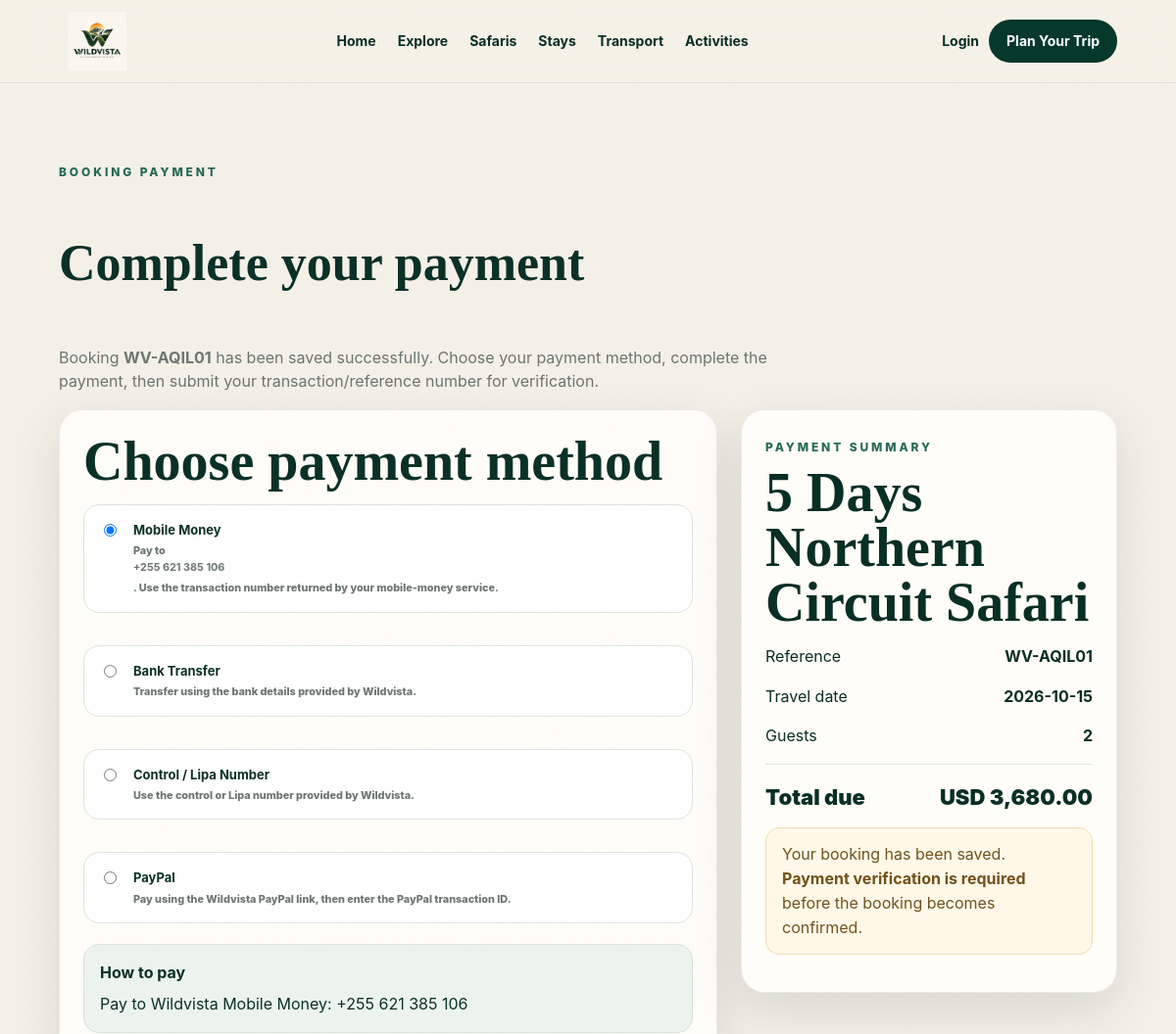
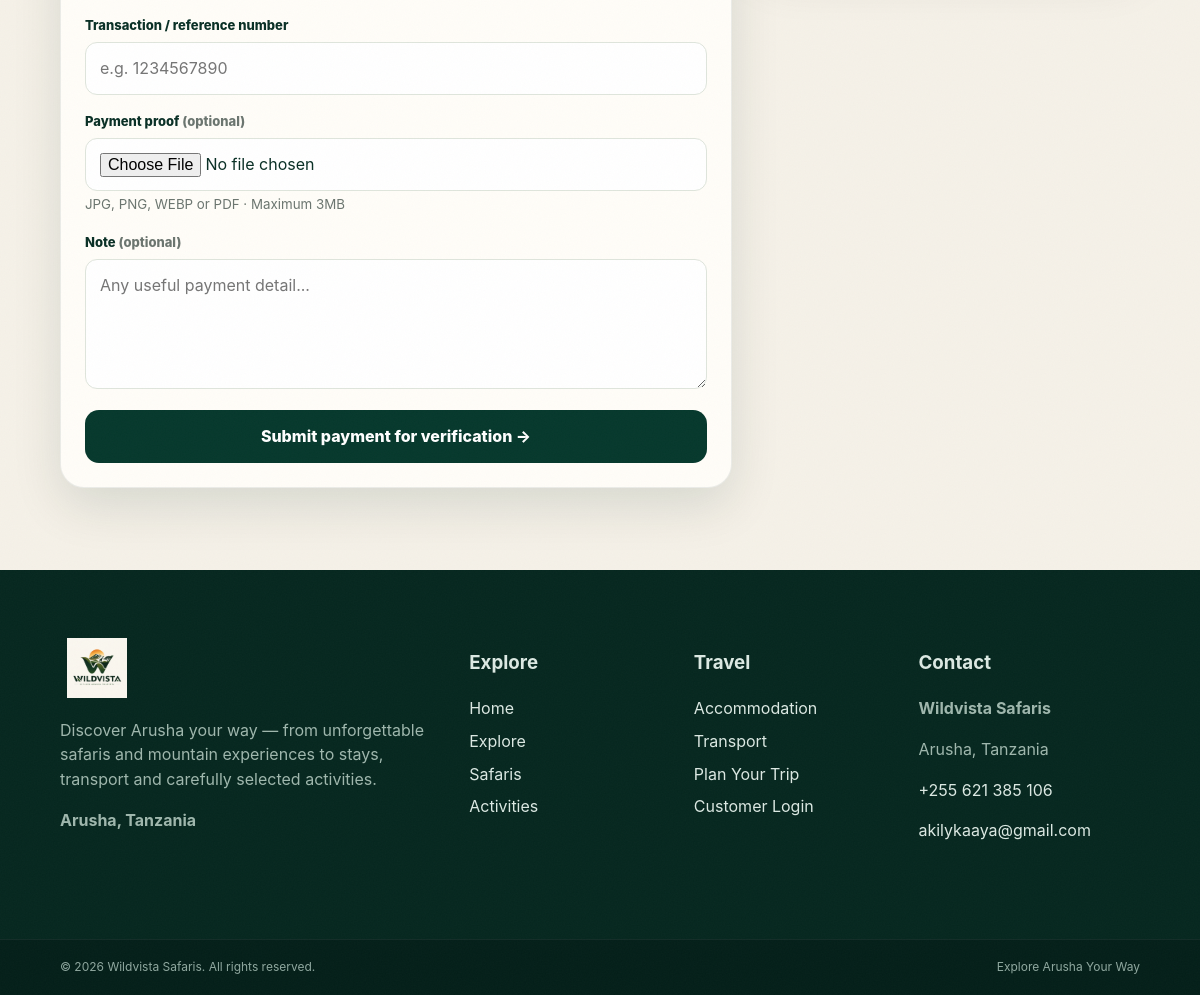
Screenshot of /Older/payment.php?ref=WV-AQIL01 with the database file from the repository (2 pictures, top to bottom).
### tables this page shows
CREATE TABLE bookings (
 id INT AUTO_INCREMENT PRIMARY KEY,
 reference VARCHAR(30) NOT NULL UNIQUE,
 customer_id INT NULL,
 tour_id INT NOT NULL,
 booking_date DATE NOT NULL,
 guests INT NOT NULL DEFAULT 1,
 accommodation_id INT NULL,
 accommodation_nights INT NOT NULL DEFAULT 0,
 transport_id INT NULL,
 total_amount DECIMAL(12,2) NOT NULL DEFAULT 0,
 status ENUM('pending_payment','confirmed','cancelled','completed') NOT NULL DEFAULT 'pending_payment',
 payment_status ENUM('unpaid','pending','paid','failed','refunded') NOT NULL DEFAULT 'unpaid',
 customer_name VARCHAR(120) NOT NULL,
 customer_email VARCHAR(190) NOT NULL,
 customer_phone VARCHAR(40) NULL,
 notes TEXT NULL,
 created_at DATETIME NOT NULL DEFAULT CURRENT_TIMESTAMP,
 FOREIGN KEY(customer_id) REFERENCES users(id) ON DELETE SET NULL,
 FOREIGN KEY(tour_id) REFERENCES tours(id) ON DELETE RESTRICT,
 FOREIGN KEY(accommodation_id) REFERENCES accommodations(id) ON DELETE SET NULL,
 FOREIGN KEY(transport_id) REFERENCES transports(id) ON DELETE SET NULL
);

CREATE TABLE tours (
 id INT AUTO_INCREMENT PRIMARY KEY,
 operator_id INT NULL,
 destination_id INT NULL,
 title VARCHAR(180) NOT NULL,
 slug VARCHAR(200) NOT NULL UNIQUE,
 short_description VARCHAR(255) NOT NULL,
 description TEXT NOT NULL,
 duration_days INT NOT NULL DEFAULT 1,
 base_price DECIMAL(12,2) NOT NULL DEFAULT 0,
 price_type ENUM('per_person','per_group') NOT NULL DEFAULT 'per_person',
 max_guests INT NOT NULL DEFAULT 6,
 image VARCHAR(255) NULL,
 status ENUM('active','pending','draft','rejected') NOT NULL DEFAULT 'pending',
 featured TINYINT(1) NOT NULL DEFAULT 0,
 created_at DATETIME NOT NULL DEFAULT CURRENT_TIMESTAMP,
 FOREIGN KEY(operator_id) REFERENCES users(id) ON DELETE SET NULL,
 FOREIGN KEY(destination_id) REFERENCES destinations(id) ON DELETE SET NULL
);

### Older/app/config/config.php (called while the page is built, shortened)
<?php
function db(): mysqli {
    static $db;
    if ($db instanceof mysqli) return $db;
    $db = new mysqli(DB_HOST, DB_USER, DB_PASS, DB_NAME);
    $db->set_charset('utf8mb4');
    return $db;
}

### Older/app/core/functions.php (called while the page is built, shortened)
<?php
require_once __DIR__ . '/../config/config.php';
function e(?string $v): string { return htmlspecialchars($v ?? '', ENT_QUOTES, 'UTF-8'); }
function money(float $n): string { return CURRENCY.' '.number_format($n,2); }

### Older/payment.php (the view, shortened to what this page needs)
<?php
$ref = trim($_GET['ref'] ?? $_POST['ref'] ?? '');
$st = db()->prepare("
    SELECT
        b.*,
        t.title AS tour,
        p.id AS payment_id,
        p.provider,
        p.method,
        p.transaction_ref,
        p.status AS payment_state,
        p.proof_path,
        p.customer_note
    FROM bookings b
    JOIN tours t ON t.id = b.tour_id
    LEFT JOIN payments p ON p.booking_id = b.id
    WHERE b.reference = ?
    ORDER BY p.id DESC
    LIMIT 1
");
$st->bind_param('s', $ref);
$st->execute();
$booking = $st->get_result()->fetch_assoc();
require __DIR__ . '/app/views/header.php';
?>
<section class="section payment-page">
    <div class="eyebrow" style="color:var(--green)">
        BOOKING PAYMENT
    </div>
    <h1 style="font-family:Georgia,serif;font-size:52px">
        Complete your payment
    </h1>
    <p class="muted" style="max-width:760px">
        Booking
        <strong><?= e($booking['reference']) ?></strong>
        has been saved successfully.
        Choose your payment method, complete the payment, then submit
        your transaction/reference number for verification.
    </p>
    <div class="builder-grid">
        <div class="panel">
            <h2 style="margin-top:0">
                Choose payment method
            </h2>
            <div class="payment-methods">
                <label class="payment-method">
                    <input
                        type="radio"
                        name="method_pick"
                        value="mobile_money"
                        checked
                        form="payment-form"
                    >
                    <span>
                        <strong>Mobile Money</strong>
                        <small class="muted">
                            Pay to
                            <strong>+255 621 385 106</strong>.
                            Use the transaction number returned by
                            your mobile-money service.
                        </small>
                    </span>
                </label>
                <label class="payment-method">
                    <input
                        type="radio"
                        name="method_pick"
                        value="bank"
                        form="payment-form"
                    >
                    <span>
                        <strong>Bank Transfer</strong>
                        <small class="muted">
                            Transfer using the bank details provided
                            by Wildvista.
                        </small>
                    </span>
                </label>
                <label class="payment-method">
                    <input
                        type="radio"
                        name="method_pick"
                        value="control_number"
                        form="payment-form"
                    >
                    <span>
                        <strong>Control / Lipa Number</strong>
                        <small class="muted">
                            Use the control or Lipa number provided
                            by Wildvista.
                        </small>
                    </span>
                </label>
                <label class="payment-method">
                    <input
                        type="radio"
                        name="method_pick"
                        value="paypal"
                        form="payment-form"
                    >
                    <span>
                        <strong>PayPal</strong>
                        <small class="muted">
                            Pay using the Wildvista PayPal link,
                            then enter the PayPal transaction ID.
                        </small>
                    </span>
                </label>
            </div>
            <div
                class="payment-instructions"
                id="paymentInstructions"
            ></div>
            <form
                id="payment-form"
                method="post"
                enctype="multipart/form-data"
                data-payment-form
            >
                <label>
                    Transaction / reference number
                </label>
                <input
                    name="transaction_ref"
                    required
                    value="<?= e($booking['transaction_ref'] ?? '') ?>"
                    placeholder="e.g. 1234567890"
                >
                <label>
                    Payment proof
                    <span class="muted">(optional)</span>
                </label>
                <input
                    type="file"
                    name="proof"
                    accept="
                        image/jpeg,
                        image/png,
                        image/webp,
                        application/pdf
                    "
                >
                <small class="muted">
                    JPG, PNG, WEBP or PDF · Maximum 3MB
                </small>
                <label>
                    Note
                    <span class="muted">(optional)</span>
                </label>
                <textarea
                    name="note"
                    placeholder="Any useful payment detail..."
                ><?= e($booking['customer_note'] ?? '') ?></textarea>
                <button
                    class="btn btn-dark"
                    style="
                        width:100%;
                        margin-top:14px;
                    "
                    type="submit"
                >
                    Submit payment for verification →
                </button>
            </form>
        </div>
        <div>
            <div class="panel sticky-box">
                <span
                    class="eyebrow"
                    style="color:var(--green)"
                >
                    PAYMENT SUMMARY
                </span>
                <h2 style="margin:7px 0">
                    <?= e($booking['tour']) ?>
                </h2>
                <div class="summary-line">
                    <span>Reference</span>
                    <strong>
                        <?= e($booking['reference']) ?>
                    </strong>
                </div>
                <div class="summary-line">
                    <span>Travel date</span>
                    <strong>
                        <?= e($booking['booking_date']) ?>
                    </strong>
                </div>
                <div class="summary-line">
                    <span>Guests</span>
                    <strong>
                        <?= e($booking['guests']) ?>
                    </strong>
                </div>
                <div class="summary-total">
                    <span>Total due</span>
                    <span>
                        <?= money((float)$booking['total_amount']) ?>
                    </span>
                </div>
                <div class="notice">
                    Your booking has been saved.
                    <strong>
                        Payment verification is required
                    </strong>
                    before the booking becomes confirmed.
                </div>
            </div>
        </div>
    </div>
</section>
<?php require __DIR__ . '/app/views/footer.php'; ?>

### assets/css/app.css (style rules this page uses)
:root { --ink:#092f25; --deep:#06382c; --green:#0f5a45; --gold:#dca53a; --cream:#f5f1e8; --paper:#fffdf8; --muted:#6b756f; --line:#dfe5dc; --danger:#b94a44; --success:#3c8b63; --shadow:0 18px 50px rgba(5,45,34,.12); --radius:24px; }
* { box-sizing:border-box; }
html { scroll-behavior:smooth; }
body { margin:0; font-family:Inter,system-ui,-apple-system,BlinkMacSystemFont,"Segoe UI",sans-serif; background:var(--cream); color:var(--ink); line-height:1.55; }
button, input, textarea, select { font:inherit; }
button { cursor:pointer; }
.eyebrow { text-transform:uppercase; letter-spacing:.24em; font-size:12px; font-weight:800; opacity:.9; }
.searchbox button, .btn { border:0; cursor:pointer; border-radius:14px; padding:14px 20px; font-weight:800; background:var(--gold); color:#173020; text-decoration:none; display:inline-flex; align-items:center; justify-content:center; transition: transform .2s ease, box-shadow .2s ease; }
.section { padding:82px 5vw; }
.section h2 { font-family:Georgia,serif; font-size:clamp(34px,5vw,56px); line-height:1; margin:0; }
.muted { color:var(--muted); }
label { display:block; font-size:13px; font-weight:800; margin:16px 0 7px; }
input, textarea, select { width:100%; padding:13px 14px; border:1px solid var(--line); border-radius:12px; background:#fff; color:var(--ink); font:inherit; outline:none; transition: border-color .2s, box-shadow .2s; }
textarea { min-height:130px; resize:vertical; }
.btn-dark { background:var(--deep); color:#fff; }
.sticky-box { position:sticky; top:100px; }
.panel { background:var(--paper); border:1px solid rgba(9,47,37,.08); padding:24px; border-radius:24px; box-shadow:var(--shadow); }
.builder-grid { display:grid; grid-template-columns: 1.4fr .8fr; gap:24px; }
.summary-line { display:flex; justify-content:space-between; gap:15px; padding:8px 0; }
.summary-total { display:flex; justify-content:space-between; font-weight:900; font-size:22px; padding-top:16px; border-top:1px solid var(--line); margin-top:8px; }
.notice { padding:14px 16px; border-radius:14px; background:#fff8e8; border:1px solid #f1ddb0; color:#72521a; margin:14px 0; }
.payment-methods { display:grid; gap:10px; }
.payment-method { display:flex; gap:14px; align-items:flex-start; border:1px solid var(--line); border-radius:16px; padding:15px; background:#fff; transition:.2s; }
.payment-method input { width:auto; margin-top:4px; }
.payment-method strong { display:block; }
.payment-instructions { background:#edf4ef; border:1px solid #d6e5db; border-radius:16px; padding:16px; margin-top:14px; }

### rows the page displays
bookings: reference "WV-AQIL01", tour.title "5 Days Northern Circuit Safari", booking_date "2026-10-15", guests "2", total_amount "USD 3,680.00"
